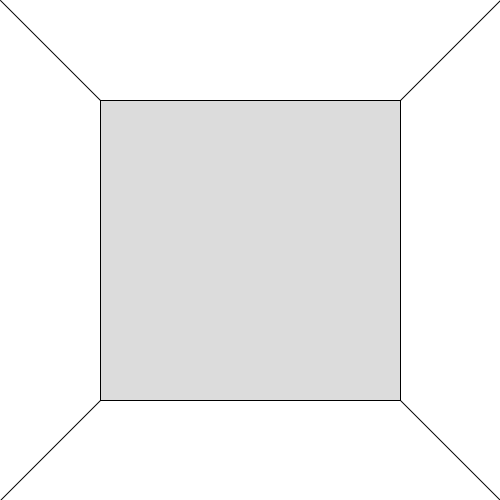
Frame 1 (no input)
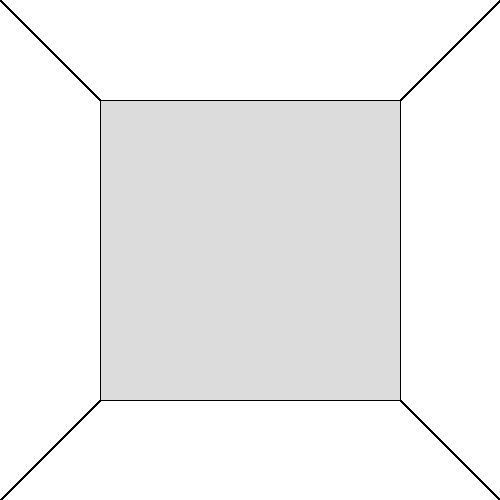
Frame 60 (the mouse pressed at the canvas centre just before this capture)
Frame 120 (the mouse held since frame 60 and released just before this capture): identical to frame 60, image omitted

The Processing sketch that drew these frames (run headless with seeded random() and noise(); from frame 60 on, the mouse is pressed at the canvas centre):

// Processing sketch: processing_108889
// ── processing_108889.pde

//void setup will run only once
void setup () {
    size(500,500);
    background(255,255,255);
}

//void draw will run continuously
void draw () {

    //wall
    fill(220,220,220);
    rectMode(CENTER);
    rect(250,250,300,300);

    //room
    line(0,0,100,100);
    line(500,0,400,100);
    line(0,500,100,400);
    line(500,500,400,400);
}
